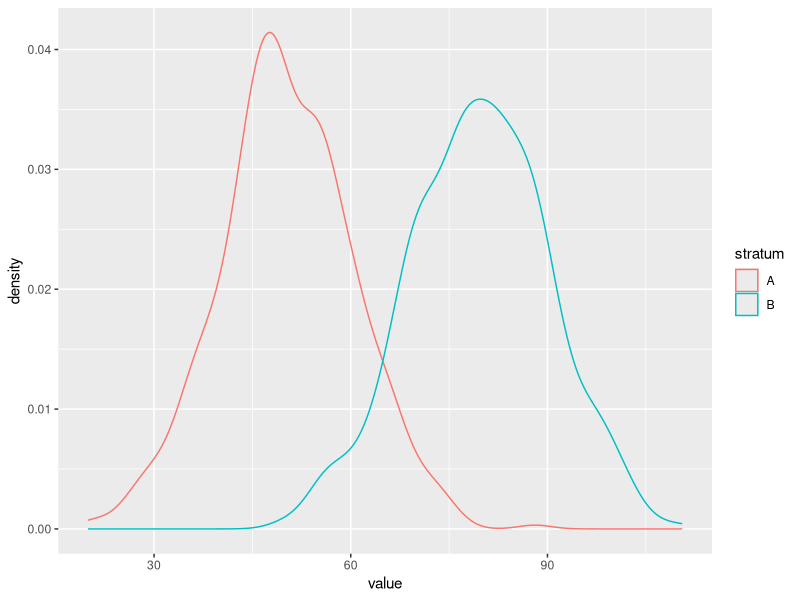
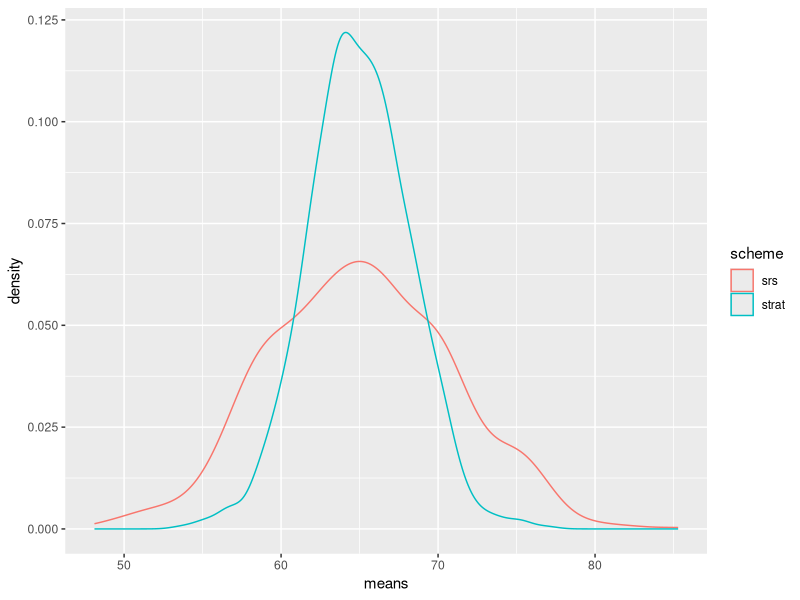

The R script that drew these images, in order:
library(dplyr)
library(ggplot2)

# Make up some data
N_1 <- 500
N_2 <- 500
N <- N_1 + N_2
stratum <- factor(c(rep("A", N_1), rep("B", N_2)))

set.seed(1)

mu_1 <- 50
mu_2 <- 80
sigma_1 <- 10
sigma_2 <- 10

value <- c(rnorm(N_1, mu_1, sigma_1), rnorm(N_2, mu_2, sigma_2))
population <- data_frame(stratum, value)

# Plot
population %>% 
  ggplot(aes(x = value, color = stratum)) + geom_density()

# Sampling fraction (easier this way - sample size is then frac*N or frac*N_1
# and frac*N_2
frac <- 0.01

# What happens with SRS?
population %>% 
  sample_frac(frac) %>% 
  group_by(stratum) %>% 
  summarize(n=n(), mean=mean(value))

# What happens with Stratified?

population %>% 
  group_by(stratum) %>% 
  sample_frac(frac) %>% 
  summarize(n=n(), mean=mean(value))


# Larger number of SRS simulations
k <- 1000
n <- 10
srs_sims <- replicate(k, 
                      population %>% 
                        sample_n(size = n),
                      simplify = FALSE)
                  
srs_means <- sapply(srs_sims, function(x) mean(x$value))

# Stratified
frac <- 0.01
strat_sims <- replicate(k, 
                        population %>%
                          group_by(stratum) %>% 
                          sample_frac(frac),
                        simplify = FALSE)

strat_mean <- function(x, N_1, N_2, N) {
  mu <- unlist(select(summarize(group_by(x, stratum), mu=mean(value)), mu))
  return(sum(c(N_1, N_2)*mu)/N)
}

strat_means <- sapply(strat_sims, function(x) strat_mean(x, N_1, N_2, N))

# Compare

all_means <- rbind(data_frame(scheme="srs", means=srs_means),
                   data_frame(scheme="strat", means=strat_means))

all_means %>% 
  ggplot(aes(x=means, color=scheme)) + geom_density()

all_means %>%
  group_by(scheme) %>% 
  summarize(mean=mean(means), var=var(means), sd=sd(means))
